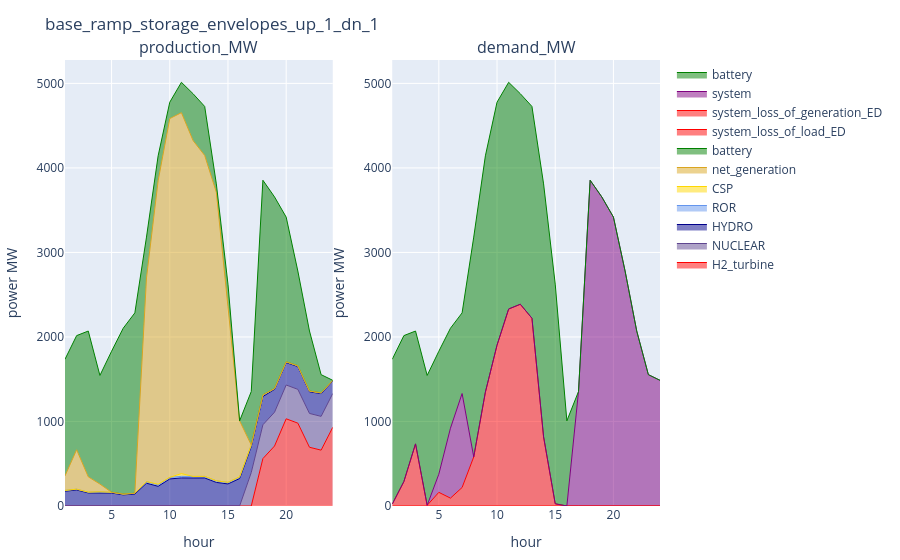

The notebook cell saved with this chart:
### Code cell
config_ = config_2
supply_uc_ = supply_uc[(supply_uc.configuration .== config_) .& (supply_uc.day .== day_), :]
demand_uc_ = demand_uc[(demand_uc.configuration .== config_) .& (demand_uc.day .== day_), :]
reserve_uc_ = reserve_uc[(reserve_uc.configuration .== config_) .& (reserve_uc.day .== day_), :]
plot_supply_demand(supply_uc_, demand_uc_, string(config_))

### Figure 1 — Plotly figure (JSON) as saved in the notebook; plotly's stock layout.template omitted (floating-point values rounded to 4 significant figures)
{"data": [{"line": {"color": "red", "shape": "line", "width": 1}, "mode": "lines", "name": "H2_turbine", "stackgroup": "one", "type": "scatter", "x": [1, 2, 3, 4, 5, 6, 7, 8, 9, 10, 11, 12, 13, 14, 15, 16, 17, 18, 19, 20, 21, 22, 23, 24], "xaxis": "x1", "y": [0, 0, 0, 0, 0, 0, 0, 0, 0, 0, 0, 0, 0, 0, 0, 0, 0, 560.8, 709.9, 1032.0, 980.2, 695.0, 660.5, 931.1], "yaxis": "y1"}, {"line": {"color": "rgba(95, 70, 144, 1)", "shape": "line", "width": 1}, "mode": "lines", "name": "NUCLEAR", "stackgroup": "one", "type": "scatter", "x": [1, 2, 3, 4, 5, 6, 7, 8, 9, 10, 11, 12, 13, 14, 15, 16, 17, 18, 19, 20, 21, 22, 23, 24], "xaxis": "x1", "y": [0, 0, 0, 0, 0, 0, 0, 0, 0, 0, 0, 0, 0, 0, 0, 0, 396.0, 400.0, 400.0, 400.0, 400.0, 400.0, 400.0, 400.0], "yaxis": "y1"}, {"line": {"color": "darkblue", "shape": "line", "width": 1}, "mode": "lines", "name": "HYDRO", "stackgroup": "one", "type": "scatter", "x": [1, 2, 3, 4, 5, 6, 7, 8, 9, 10, 11, 12, 13, 14, 15, 16, 17, 18, 19, 20, 21, 22, 23, 24], "xaxis": "x1", "y": [174.9, 189.5, 154.5, 158.3, 153.3, 131.9, 141.1, 269.7, 232.9, 320.1, 331.9, 331.3, 331.5, 279.1, 261.1, 325.1, 306.7, 334.7, 270.1, 264.3, 269.7, 256.1, 268.7, 146.5], "yaxis": "y1"}, {"line": {"color": "cornflowerblue", "shape": "line", "width": 1}, "mode": "lines", "name": "ROR", "stackgroup": "one", "type": "scatter", "x": [1, 2, 3, 4, 5, 6, 7, 8, 9, 10, 11, 12, 13, 14, 15, 16, 17, 18, 19, 20, 21, 22, 23, 24], "xaxis": "x1", "y": [9.3, 9.5, 9.3, 9.5, 9.3, 9.1, 9.5, 18.9, 18.5, 18.5, 18.7, 18.5, 18.7, 18.7, 18.7, 18.7, 18.9, 17.9, 9.3, 9.5, 9.3, 9.3, 9.1, 9.3], "yaxis": "y1"}, {"line": {"color": "gold", "shape": "line", "width": 1}, "mode": "lines", "name": "CSP", "stackgroup": "one", "type": "scatter", "x": [1, 2, 3, 4, 5, 6, 7, 8, 9, 10, 11, 12, 13, 14, 15, 16, 17, 18, 19, 20, 21, 22, 23, 24], "xaxis": "x1", "y": [0, 0, 0, 0, 0, 0, 0, 0, 6.0, 0, 33.3, 0, 0, 0, 0, 0, 0, 0, 0, 0, 0, 0, 0, 0], "yaxis": "y1"}, {"line": {"color": "goldenrod", "shape": "line", "width": 1}, "mode": "lines", "name": "net_generation", "stackgroup": "one", "type": "scatter", "x": [1, 2, 3, 4, 5, 6, 7, 8, 9, 10, 11, 12, 13, 14, 15, 16, 17, 18, 19, 20, 21, 22, 23, 24], "xaxis": "x1", "y": [171.7, 466.3, 181.2, 91.63, 0, 0, 0, 2409.0, 3590.0, 4245.0, 4270.0, 3974.0, 3797.0, 3414.0, 2078.0, 663.6, 0, 0, 0, 0, 0, 0, 0, 0], "yaxis": "y1"}, {"line": {"color": "green", "shape": "line", "width": 1}, "mode": "lines", "name": "battery", "stackgroup": "one", "type": "scatter", "x": [1, 2, 3, 4, 5, 6, 7, 8, 9, 10, 11, 12, 13, 14, 15, 16, 17, 18, 19, 20, 21, 22, 23, 24], "xaxis": "x1", "y": [1380.0, 1351.0, 1725.0, 1285.0, 1668.0, 1962.0, 2134.0, 483.8, 295.3, 193.6, 359.3, 554.5, 579.8, 98.91, 267.6, 0, 632.8, 2541.0, 2268.0, 1713.0, 1121.0, 709.9, 215.7, 0], "yaxis": "y1"}, {"line": {"color": "red", "shape": "line", "width": 1}, "mode": "lines", "name": "system_loss_of_load_ED", "stackgroup": "one", "type": "scatter", "x": [1, 2, 3, 4, 5, 6, 7, 8, 9, 11, 12, 14, 15, 16, 17, 18, 19, 20, 21, 22, 23, 24], "xaxis": "x2", "y": [4.238e-15, 4.238e-15, 4.238e-15, 4.238e-15, 4.238e-15, 4.238e-15, 4.238e-15, 4.238e-15, 4.238e-15, 4.238e-15, 4.238e-15, 4.238e-15, 4.238e-15, 4.241e-15, 4.248e-15, 4.287e-15, 4.287e-15, 4.287e-15, 4.287e-15, 4.287e-15, 4.287e-15, 4.287e-15], "yaxis": "y2"}, {"line": {"color": "red", "shape": "line", "width": 1}, "mode": "lines", "name": "system_loss_of_generation_ED", "stackgroup": "one", "type": "scatter", "x": [1, 2, 3, 4, 5, 6, 7, 8, 9, 10, 11, 12, 13, 14, 15, 16, 17, 18, 19, 20, 21, 22, 23, 24], "xaxis": "x2", "y": [21.69, 289.3, 735.0, 7.844, 161.7, 93.32, 218.8, 580.7, 1346.0, 1902.0, 2331.0, 2387.0, 2221.0, 817.6, 26.31, 5.291e-12, 1.708e-12, 3.651e-13, 3.651e-13, 3.65e-13, 3.65e-13, 3.652e-13, 3.659e-13, 3.65e-13], "yaxis": "y2"}, {"line": {"color": "purple", "shape": "line", "width": 1}, "mode": "lines", "name": "system", "stackgroup": "one", "type": "scatter", "x": [1, 2, 3, 4, 5, 6, 7, 8, 9, 10, 11, 12, 13, 14, 15, 16, 17, 18, 19, 20, 21, 22, 23, 24], "xaxis": "x2", "y": [-4.238e-15, -4.238e-15, -4.238e-15, -4.238e-15, 214.5, 827.0, 1112.0, -4.238e-15, -4.238e-15, 0, -4.238e-15, -4.238e-15, 0, -4.238e-15, -4.238e-15, -4.241e-15, 1354.0, 3854.0, 3657.0, 3418.0, 2780.0, 2070.0, 1554.0, 1487.0], "yaxis": "y2"}, {"line": {"color": "green", "shape": "line", "width": 1}, "mode": "lines", "name": "battery", "stackgroup": "one", "type": "scatter", "x": [1, 2, 3, 4, 5, 6, 7, 8, 9, 10, 11, 12, 13, 14, 15, 16, 17, 18, 19, 20, 21, 22, 23, 24], "xaxis": "x2", "y": [1714.0, 1727.0, 1335.0, 1537.0, 1454.0, 1183.0, 954.3, 2601.0, 2796.0, 2875.0, 2682.0, 2491.0, 2506.0, 2993.0, 2599.0, 1007.0, 7.372e-11, 0, 1.273e-09, -7.003e-10, -1.906e-10, -2.55e-10, 1.468e-09, -1.023e-09], "yaxis": "y2"}], "layout": {"annotations": [{"font": {"size": 16}, "showarrow": false, "text": "production_MW", "x": 0.225, "xanchor": "center", "xref": "paper", "y": 1, "yanchor": "bottom", "yref": "paper"}, {"font": {"size": 16}, "showarrow": false, "text": "demand_MW", "x": 0.775, "xanchor": "center", "xref": "paper", "y": 1, "yanchor": "bottom", "yref": "paper"}], "margin": {"b": 50, "l": 50, "r": 50, "t": 60}, "title": "base_ramp_storage_envelopes_up_1_dn_1", "xaxis1": {"anchor": "y1", "domain": [0, 0.45], "title": {"text": "hour"}}, "xaxis2": {"anchor": "y2", "domain": [0.55, 1], "title": {"text": "hour"}}, "yaxis1": {"anchor": "x1", "domain": [0, 1], "title": {"text": "power MW"}}, "yaxis2": {"anchor": "x2", "domain": [0, 1], "title": {"text": "power MW"}}}}
